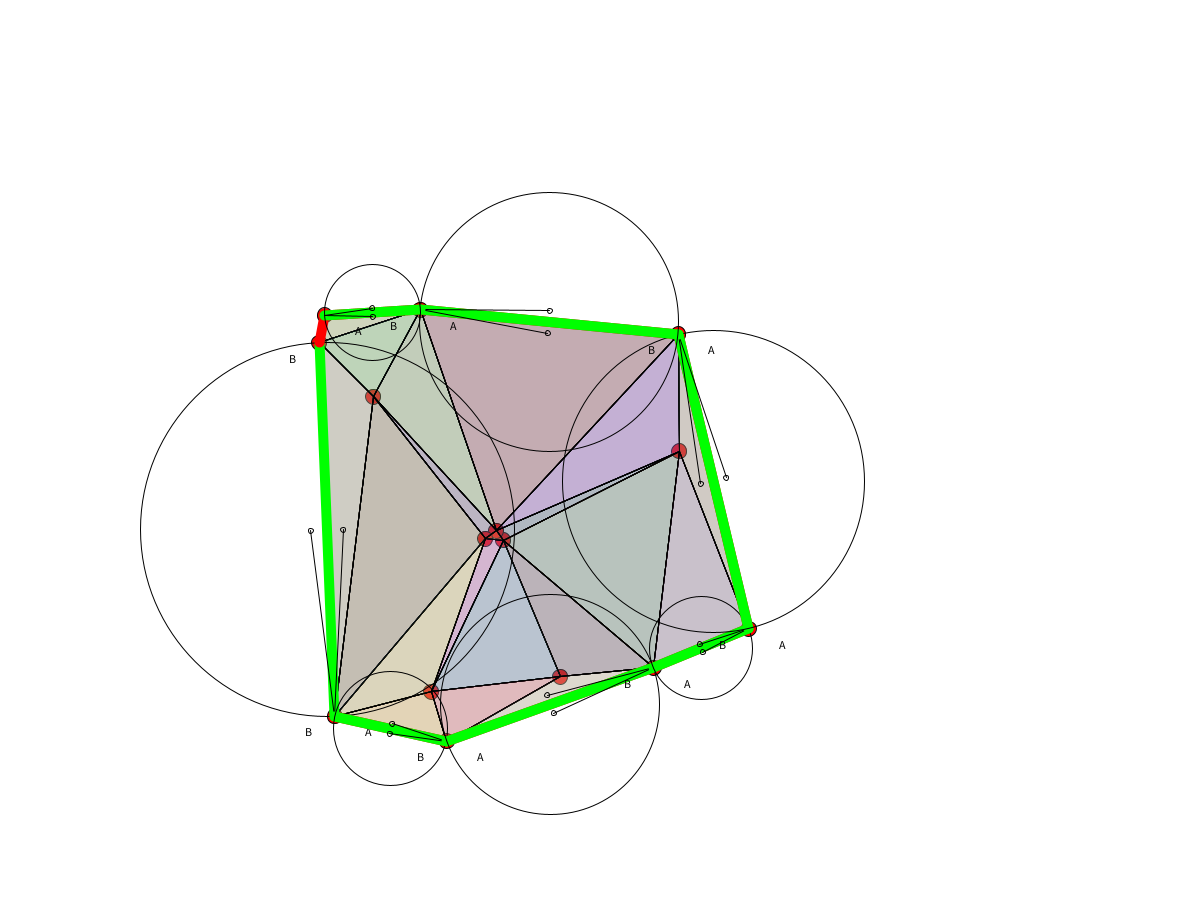
Frame 1 (no input)
Frame 60 (the mouse pressed at the canvas centre just before this capture): identical to frame 1, image omitted
Frame 120 (the mouse held since frame 60 and released just before this capture): identical to frame 1, image omitted

The Processing sketch that drew this single still picture (run headless with seeded random() and noise(); from frame 60 on, the mouse is pressed at the canvas centre):

// Processing sketch: delauney2D_BPA_0
// ── delauney2D_BPA_0.pde

boolean disInfo=false;
int disCounter=0;


ArrayList<pt>ptList;
ArrayList<pt[]>edgeList;
ArrayList<pt[]>triList;
ArrayList<pt[]>outEdgeList;
ArrayList<pt[]> travEdge;
boolean lock=false;
int locked_index;
pt locked_pt;

void setup(){
  size(1200,900);
  background(255);
  ptList=new ArrayList<pt>();
  edgeList=new ArrayList<pt[]>();
  outEdgeList=new ArrayList<pt[]>();  
  triList=new ArrayList<pt[]>();
  travEdge=new ArrayList<pt[]>();
  for(int i=0; i<10; i++){
    float x=random(300)+100;
    float y=random(300)+100;
    pt p=new pt(x,y);
    ptList.add(p);    
  }
  
  
  init();
}

void init(){
    genPts();
    displayPts();
    runCode(); 
    if(outEdgeList.size()>0){
      rollBall();
    }
}


void draw(){
// GOING THROUGH KEYPRESSED AND MOUSEPRESSED
}

void keyPressed(){
  if(key=='g'){    
    genPts();
    displayPts();
    runCode();    
  }  
  if(key=='b'){    
    if(outEdgeList.size()>0){
      rollBall();
    }
  }  
  if(key=='i'){    
    disCounter++;
    if(disCounter%2==0 && disCounter>0){
      disInfo=true;
    }
  }
}
void displayPts(){
  stroke(0);
  for(int i=0;i<ptList.size(); i++){
    pt P=ptList.get(i);
    //text(""+P.x+","+P.y,P.x,P.y);
    noFill();
    stroke(100,100,100);
    ellipse(P.x,P.y,15,15);
    stroke(0,0,0);
    fill(0);
    ellipse(P.x,P.y,5,5);
  }  
  if(disInfo==true){
        if(edgeList.size()>0){
          stroke(0);
          fill(0);
          text("edgeList = "+edgeList.size(),10,10);    
          for(int i=0; i<edgeList.size(); i++){
            pt p=edgeList.get(i)[0];
            pt q=edgeList.get(i)[1];
            pt r=new pt((p.x+q.x)/2, (p.y+q.y)/2);
            noStroke();
            fill(255);
            ellipse(r.x,r.y,25,25);
            stroke(0);
            fill(0);
            text(""+i,r.x-5,r.y+5);
          }
        }
        if(triList.size()>0){
          for(int i=0; i<triList.size(); i++){
            pt p=triList.get(i)[0];
            pt q=triList.get(i)[1];
            pt r=triList.get(i)[2];
            pt o=Centroid(p,q,r);
            noStroke();
            fill(255);
            ellipse(o.x,o.y,25,25);
            stroke(0);
            fill(0);
            text(""+i,o.x-5,o.y+5);
          }
        }
        if(outEdgeList.size()>0){
          text("outer Edge List = "+outEdgeList.size(),10,30);
          for(int i=0; i<outEdgeList.size(); i++){
              stroke(0);
              fill(0);        
              pt p=outEdgeList.get(i)[0];
              pt q=outEdgeList.get(i)[1];
              strokeWeight(15);
              stroke(255,0,0,150);
              line(p.x,p.y,q.x,q.y);
              strokeWeight(1);     
          }
        }    
  }
  noFill();
}


void mousePressed(){
  float x=mouseX;
  float y=mouseY;
  float r=50;
  for(int i=0; i<ptList.size(); i++){
    pt p0=ptList.get(i);
    if(dis(x,y,p0.x,p0.y)<25){
      lock=true;
      locked_pt=p0;
      locked_index=i;  
      stroke(255,255,255);
      fill(255,0,0,50);
      ellipse(p0.x,p0.y,20,20); 
    }
  }
}

public void mouseDragged(){
  if(lock==true){
    pt P=ptList.get(locked_index);
    P.x=(mouseX);
    P.y=(mouseY);  
    stroke(255,255,255);
    fill(255,0,0,50);
    ellipse(P.x,P.y,20,20);   
  }
  runCode();
  displayPts();
}

public double dis(float x, float y, float a, float b){
  double d=sqrt(sq(x-a) + sq(y-b));
  return d;
}
// ── BallRoll2d.pde
void rollBall(){  
  int idx=-1;
  float D=0;
  for(int i=0; i<outEdgeList.size(); i++){
    pt p=outEdgeList.get(i)[0];
    pt q=outEdgeList.get(i)[1];
    if(d(p,q)>D){
      D=d(p,q);
      idx=i;
    }
  }
  
  pt A=outEdgeList.get(idx)[0];
  pt B=outEdgeList.get(idx)[1];
  travEdge.clear();
  show(A,B,0);  
}

void show(pt A, pt B, int counter){
  counter++;
  int idx=-1;
  pt P=A;
  pt Q=B;
  for(int i=0; i<outEdgeList.size(); i++){
    pt p=outEdgeList.get(i)[0];
    pt q=outEdgeList.get(i)[1];
    if(d(A,p)<0.1 && d(B,q)>0.1){
      idx=i;
      P=q;
      Q=p;
      break;
    }else if(d(A,q)<0.1 && d(B,p)>0.1){
      idx=i;
      P=p;
      Q=q;
      break;
    }
  }
  float ang=angle(V(A,P));
  stroke(255,0,0);
  strokeWeight(10);
  line(A.x,A.y,P.x,P.y);
  strokeWeight(1);
  noFill();
  stroke(0,255,0);
  strokeWeight(10);
  line(A.x,A.y,B.x,B.y);
  strokeWeight(1);
  noFill();
  drawAnimation(A,B,P,Q);
  if(counter<outEdgeList.size()-1){
    show(P,Q, counter);
  }
}

void drawAnimation(pt A, pt B, pt P, pt Q){
  fill(0);
  text("A",A.x+30,A.y+20);
  text("B",B.x-30,B.y+20);
  noFill();
  pt p=P((A.x+B.x)/2,(A.y+B.y)/2);
  stroke(0);
  noFill();
  strokeWeight(1);
  ellipse(p.x,p.y,d(A,B), d(A,B));
  float a=angle(V(A,B));
  float b=angle(V(P,Q));
  float c=angle(V(A,P));
  float an=angle(V(A,B),V(A,p));
  float r=d(A,B)/2;
  
  float t0=((5)*PI/180);
  float t1=-((5)*PI/180);
  vec u=V(A,p);  
  pt c0=new pt(A.x,A.y).add(R(S(r,U(V(A,p))),t0));
  pt c1=new pt(A.x,A.y).add(R(S(r,U(V(A,p))),t1));
  ellipse(c0.x,c0.y,5,5);
  ellipse(c1.x,c1.y,5,5);
  line(A.x,A.y,c0.x,c0.y);    
  line(A.x,A.y,c1.x,c1.y);
      
  boolean ch0=checkPtinTriList(c0);
  boolean ch1=checkPtinTriList(c1);
  
  if(ch1==true){
    //pivotC(A,B,a*180/PI,an*180/PI);
    fill(0);
    //text("clockwise ",A.x,A.y);
    noFill();
  }else{
    //pivotAC(A,B,b*180/PI,a*180/PI);
    fill(0);
    //text("anti clockwise ",A.x,A.y);
    noFill();    
  } 
}

void pivotC(pt A, pt B, float a, float b){
 
}
void pivotAC(pt A, pt B, float a, float b){
  
}

boolean checkPtinTriList(pt c){
  boolean ch1=false;
  for(int i=0; i<triList.size(); i++){
    pt p0=triList.get(i)[0];
    pt q0=triList.get(i)[1];
    pt r0=triList.get(i)[2];
    boolean t9=ptInPoly(p0,q0,r0,c);
    if(t9==true){
      ch1=true;
    }
  }
  return ch1;
}
// ── pV.pde
//*****************************************************************************
// TITLE:         GEOMETRY UTILITIES IN 2D  
// DESCRIPTION:   Classes and functions for manipulating points, vectors, edges, triangles, quads, frames, and circular arcs  
// AUTHOR:        Prof Jarek Rossignac
// DATE CREATED:  September 2009
// EDITS:         Revised July 2011
//*****************************************************************************
//************************************************************************
//**** POINT CLASS
//************************************************************************
class pt { float x=0,y=0; 
  // CREATE
  pt () {}
  pt (float px, float py) {x = px; y = py;};

  // MODIFY
  pt setTo(float px, float py) {x = px; y = py; return this;};  
  pt setTo(pt P) {x = P.x; y = P.y; return this;}; 
  pt setToMouse() { x = mouseX; y = mouseY;  return this;}; 
  pt add(float u, float v) {x += u; y += v; return this;}                       // P.add(u,v): P+=<u,v>
  pt add(pt P) {x += P.x; y += P.y; return this;};                              // incorrect notation, but useful for computing weighted averages
  pt add(float s, pt P)   {x += s*P.x; y += s*P.y; return this;};               // adds s*P
  pt add(vec V) {x += V.x; y += V.y; return this;}                              // P.add(V): P+=V
  pt add(float s, vec V) {x += s*V.x; y += s*V.y; return this;}                 // P.add(s,V): P+=sV
  pt translateTowards(float s, pt P) {x+=s*(P.x-x);  y+=s*(P.y-y);  return this;};  // transalte by ratio s towards P
  pt scale(float u, float v) {x*=u; y*=v; return this;};
  pt scale(float s) {x*=s; y*=s; return this;}                                  // P.scale(s): P*=s
  pt scale(float s, pt C) {x*=C.x+s*(x-C.x); y*=C.y+s*(y-C.y); return this;}    // P.scale(s,C): scales wrt C: P=L(C,P,s);
  pt rotate(float a) {float dx=x, dy=y, c=cos(a), s=sin(a); x=c*dx+s*dy; y=-s*dx+c*dy; return this;};     // P.rotate(a): rotate P around origin by angle a in radians
  pt rotate(float a, pt G) {float dx=x-G.x, dy=y-G.y, c=cos(a), s=sin(a); x=G.x+c*dx+s*dy; y=G.y-s*dx+c*dy; return this;};   // P.rotate(a,G): rotate P around G by angle a in radians
  pt rotate(float s, float t, pt G) {float dx=x-G.x, dy=y-G.y; dx-=dy*t; dy+=dx*s; dx-=dy*t; x=G.x+dx; y=G.y+dy;  return this;};   // fast rotate s=sin(a); t=tan(a/2); 
  pt moveWithMouse() { x += mouseX-pmouseX; y += mouseY-pmouseY;  return this;}; 
     
  // DRAW , WRITE
  pt write() {print("("+x+","+y+")"); return this;};  // writes point coordinates in text window
  pt v() {vertex(x,y); return this;};  // used for drawing polygons between beginShape(); and endShape();
  pt show(float r) {ellipse(x, y, 2*r, 2*r); return this;}; // shows point as disk of radius r
  pt show() {show(3); return this;}; // shows point as small dot
  pt label(String s, float u, float v) {fill(0,0,0); text(s, x+u, y+v); noFill(); return this; };
  pt label(String s, vec V) {fill(0,0,0); text(s, x+V.x, y+V.y); noFill(); return this; };
  pt label(String s) {label(s,5,4); return this; };
  } // end of pt class

//************************************************************************
//**** VECTOR CLASS
//************************************************************************
class vec { float x=0,y=0; 
 // CREATE
  vec () {};
  vec (float px, float py) {x = px; y = py;};
 
 // MODIFY
  vec setTo(float px, float py) {x = px; y = py; return this;}; 
  vec setTo(vec V) {x = V.x; y = V.y; return this;}; 
  vec zero() {x=0; y=0; return this;}
  vec scaleBy(float u, float v) {x*=u; y*=v; return this;};
  vec scaleBy(float f) {x*=f; y*=f; return this;};
  vec reverse() {x=-x; y=-y; return this;};
  vec divideBy(float f) {x/=f; y/=f; return this;};
  vec normalize() {float n=sqrt(sq(x)+sq(y)); if (n>0.000001) {x/=n; y/=n;}; return this;};
  vec add(float u, float v) {x += u; y += v; return this;};
  vec add(vec V) {x += V.x; y += V.y; return this;};   
  vec add(float s, vec V) {x += s*V.x; y += s*V.y; return this;};   
  vec rotateBy(float a) {float xx=x, yy=y; x=xx*cos(a)-yy*sin(a); y=xx*sin(a)+yy*cos(a); return this;};
  vec left() {float m=x; x=-y; y=m; return this;};
 
  // OUTPUT VEC
  vec clone() {return(new vec(x,y));}; 

  // OUTPUT TEST MEASURE
  float norm() {return(sqrt(sq(x)+sq(y)));}
  boolean isNull() {return((abs(x)+abs(y)<0.000001));}
  float angle() {return(atan2(y,x)); }

  // DRAW, PRINT
  void write() {println("<"+x+","+y+">");};
  void showAt (pt P) {line(P.x,P.y,P.x+x,P.y+y); }; 
  void showArrowAt (pt P) {line(P.x,P.y,P.x+x,P.y+y); 
      float n=min(this.norm()/10.,height/50.); 
      pt Q=P(P,this); 
      vec U = S(-n,U(this));
      vec W = S(.3,R(U)); 
      beginShape(); Q.add(U).add(W).v(); Q.v(); Q.add(U).add(M(W)).v(); endShape(CLOSE); }; 
  void label(String s, pt P) {P(P).add(0.5,this).add(3,R(U(this))).label(s); };
  } // end vec class

//************************************************************************
//**** POINTS FUNCTIONS
//************************************************************************
// create 
pt P() {return P(0,0); };                                                                            // make point (0,0)
pt P(float x, float y) {return new pt(x,y); };                                                       // make point (x,y)
pt P(pt P) {return P(P.x,P.y); };                                                                    // make copy of point A
pt Mouse() {return P(mouseX,mouseY);};                                                                 // returns point at current mouse location
pt Pmouse() {return P(pmouseX,pmouseY);};                                                              // returns point at previous mouse location
pt ScreenCenter() {return P(width/2,height/2);}                                                        //  point in center of  canvas

// transform 
pt R(pt Q, float a) {float dx=Q.x, dy=Q.y, c=cos(a), s=sin(a); return new pt(c*dx+s*dy,-s*dx+c*dy); };  // Q rotated by angle a around the origin
pt R(pt Q, float a, pt C) {float dx=Q.x-C.x, dy=Q.y-C.y, c=cos(a), s=sin(a); return P(C.x+c*dx-s*dy, C.y+s*dx+c*dy); };  // Q rotated by angle a around point P
pt P(pt P, vec V) {return P(P.x + V.x, P.y + V.y); }                                                 //  P+V (P transalted by vector V)
pt P(pt P, float s, vec V) {return P(P,W(s,V)); }                                                    //  P+sV (P transalted by sV)
pt P(pt P, float u, vec U, float v, vec V) {return P(P.x+u*U.x+v*V.x, P.y+u*U.y+v*V.y); }            //  P+sV (P transalted by sV)
pt T(pt P, float s, vec V) {return P(P,W(s,V)); }                                                    //  P+sV (P transalted by sV)
pt MoveByDistanceTowards(pt P, float d, pt Q) { return P(P,d,U(V(P,Q))); };                          //  P+dU(PQ) (transLAted P by *distance* s towards Q)!!!
pt T(pt P, float d, pt Q) { return MoveByDistanceTowards(P,d,Q); };                                  // T(P,s,Q): P+sU(PQ) (transalted P by distance s towards Q)

// average 
pt P(pt A, pt B) {return P((A.x+B.x)/2.0,(A.y+B.y)/2.0); };                                          // (A+B)/2 (average)
pt P(pt A, pt B, pt C) {return P((A.x+B.x+C.x)/3.0,(A.y+B.y+C.y)/3.0); };                            // (A+B+C)/3 (average)
pt P(pt A, pt B, pt C, pt D) {return P(P(A,B),P(C,D)); };                                            // (A+B+C+D)/4 (average)

// weighted average 
pt P(float a, pt A) {return P(a*A.x,a*A.y);}                                                      // aA  
pt P(float a, pt A, float b, pt B) {return P(a*A.x+b*B.x,a*A.y+b*B.y);}                              // aA+bB, (a+b=1) 
pt P(float a, pt A, float b, pt B, float c, pt C) {return P(a*A.x+b*B.x+c*C.x,a*A.y+b*B.y+c*C.y);}   // aA+bB+cC 
pt P(float a, pt A, float b, pt B, float c, pt C, float d, pt D){return P(a*A.x+b*B.x+c*C.x+d*D.x,a*A.y+b*B.y+c*C.y+d*D.y);} // aA+bB+cC+dD 

// LERP
pt L(pt A, pt B, float t) {return P(A.x+t*(B.x-A.x),A.y+t*(B.y-A.y));}
    
// measure 
boolean isSame(pt A, pt B) {return (A.x==B.x)&&(A.y==B.y) ;}                                         // A==B
boolean isSame(pt A, pt B, float e) {return ((abs(A.x-B.x)<e)&&(abs(A.y-B.y)<e));}                   // ||A-B||<e
float d(pt P, pt Q) {return sqrt(d2(P,Q));  };                                                       // ||AB|| (Distance)
float d2(pt P, pt Q) {return sq(Q.x-P.x)+sq(Q.y-P.y); };                                             // AB*AB (Distance squared)

//************************************************************************
//**** VECTOR FUNCTIONS
//************************************************************************
// create 
vec V(vec V) {return new vec(V.x,V.y); };                                                             // make copy of vector V
vec V(pt P) {return new vec(P.x,P.y); };                                                              // make vector from origin to P
vec V(float x, float y) {return new vec(x,y); };                                                      // make vector (x,y)
vec V(pt P, pt Q) {return new vec(Q.x-P.x,Q.y-P.y);};                                                 // PQ (make vector Q-P from P to Q
vec U(vec V) {float n = n(V); if (n==0) return new vec(0,0); else return new vec(V.x/n,V.y/n);};      // V/||V|| (Unit vector : normalized version of V)
vec U(pt P, pt Q) {return U(V(P,Q));};                                                                // PQ/||PQ| (Unit vector : from P towards Q)
vec MouseDrag() {return new vec(mouseX-pmouseX,mouseY-pmouseY);};                                      // vector representing recent mouse displacement

// weighted sum 
vec W(float s,vec V) {return V(s*V.x,s*V.y);}                                                      // sV
vec W(vec U, vec V) {return V(U.x+V.x,U.y+V.y);}                                                   // U+V 
vec W(vec U,float s,vec V) {return W(U,S(s,V));}                                                   // U+sV
vec W(float u, vec U, float v, vec V) {return W(S(u,U),S(v,V));}                                   // uU+vV ( Linear combination)

// transformed 
vec R(vec V) {return new vec(-V.y,V.x);};                                                             // V turned right 90 degrees (as seen on screen)
vec R(vec V, float a) {float c=cos(a), s=sin(a); return(new vec(V.x*c-V.y*s,V.x*s+V.y*c)); };                                     // V rotated by a radians
vec S(float s,vec V) {return new vec(s*V.x,s*V.y);};                                                  // sV
vec Reflection(vec V, vec N) { return W(V,-2.*dot(V,N),N);};                                          // reflection
vec M(vec V) { return V(-V.x,-V.y); }                                                                  // -V

// Interpolation 
vec L(vec U, vec V, float s) {return new vec(U.x+s*(V.x-U.x),U.y+s*(V.y-U.y));};                      // (1-s)U+sV (Linear interpolation between vectors)
vec S(vec U, vec V, float s) {float a = angle(U,V); vec W = R(U,s*a); float u = n(U), v=n(V); return W(pow(v/u,s),W); } // steady interpolation from U to V
vec slerp(vec U, float t, vec V) {float a = angle(U,V); float b=sin((1.-t)*a),c=sin(t*a),d=sin(a); return W(b/d,U,c/d,V); } // UNIT vectors ONLY!

// measure 
float dot(vec U, vec V) {return U.x*V.x+U.y*V.y; }                                                     // dot(U,V): U*V (dot product U*V)
//float det(vec U, vec V) {return dot(R(U),V); }                                                         // det | U V | = scalar cross UxV
float det(vec U, vec V) {return U.x*V.y-U.y*V.x; }
float n(vec V) {return sqrt(dot(V,V));};                                                               // n(V): ||V|| (norm: length of V)
float n2(vec V) {return sq(V.x)+sq(V.y);};                                                             // n2(V): V*V (norm squared)
boolean parallel (vec U, vec V) {return dot(U,R(V))==0; }; 
float angle (vec U, vec V) {return atan2(det(U,V),dot(U,V)); };                                   // angle <U,V> (between -PI and PI)
float angle(vec V) {return(atan2(V.y,V.x)); };                                                       // angle between <1,0> and V (between -PI and PI)
float angle(pt A, pt B, pt C) {return  angle(V(B,A),V(B,C)); }                                       // angle <BA,BC>
float turnAngle(pt A, pt B, pt C) {return  angle(V(A,B),V(B,C)); }                                   // angle <AB,BC> (positive when right turn as seen on screen)
int toDeg(float a) {return int(a*180/PI);}                                                           // convert radians to degrees
float toRad(float a) {return(a*PI/180);}                                                             // convert degrees to radians 
float positive(float a) { if(a<0) return a+TWO_PI; else return a;}                                   // adds 2PI to make angle positive



//************************************************************************
//**** DISPLAY
//************************************************************************
// point / polygon
void show(pt P, float r) {ellipse(P.x, P.y, 2*r, 2*r);};                                             // draws circle of center r around P
void show(pt P) {ellipse(P.x, P.y, 6,6);};                                                           // draws small circle around point

// edge / arrow
void edge(pt P, pt Q) {line(P.x,P.y,Q.x,Q.y); };                                                      // draws edge (P,Q)
void arrow(pt P, pt Q) {arrow(P,V(P,Q)); }                                                            // draws arrow from P to Q
void show(pt P, vec V) {line(P.x,P.y,P.x+V.x,P.y+V.y); }                                              // show V as line-segment from P 
void show(pt P, float s, vec V) {show(P,S(s,V));}                                                     // show sV as line-segment from P 
void arrow(pt P, float s, vec V) {arrow(P,S(s,V));}                                                   // show sV as arrow from P 
void arrow(pt P, vec V, String S) {arrow(P,V); P(P(P,0.70,V),15,R(U(V))).label(S,V(-5,4));}       // show V as arrow from P and print string S on its side
void arrow(pt P, vec V) {show(P,V);  float n=n(V); if(n<0.01) return; float s=max(min(0.2,20./n),6./n);       // show V as arrow from P 
     pt Q=P(P,V); vec U = S(-s,V); vec W = R(S(.3,U)); beginShape(); v(P(P(Q,U),W)); v(Q); v(P(P(Q,U),-1,W)); endShape(CLOSE);}; 

// triangle, polygon
void v(pt P) {vertex(P.x,P.y);};                                                                     // vertex for drawing polygons between beginShape() and endShape()
void show(pt A, pt B, pt C)  {beginShape();  A.v(); B.v(); C.v(); endShape(CLOSE);}                   // render triangle A, B, C
void show(pt A, pt B, pt C, pt D)  {beginShape();  A.v(); B.v(); C.v(); D.v(); endShape(CLOSE);}      // render quad A, B, C, D

// text
void label(pt P, String S) {text(S, P.x-4,P.y+6.5); }                                                 // writes string S next to P on the screen ( for example label(P[i],str(i));)
void label(pt P, vec V, String S) {text(S, P.x-3.5+V.x,P.y+7+V.y); }                                  // writes string S at P+V
// ── util.pde
void runCode(){
  outEdgeList.clear();
  edgeList.clear();
  triList.clear();
  background(255); noFill();
  for(int i=0; i<ptList.size(); i++){
    pt p=ptList.get(i); 
    fill(255,0,0);
    ellipse(p.x,p.y,15,15);
    noFill();
  }
  ArrayList<pt[]>nPtList=new ArrayList<pt[]>();
  nPtList.clear();
  for(int i=0; i<ptList.size(); i++){
    pt p=ptList.get(i);
    for(int j=0; j<ptList.size(); j++){
      pt q=ptList.get(j);
      if(d(p,q)>0){
        for(int k=0; k<ptList.size(); k++){
          pt r=ptList.get(k); float d0=d(p,r); float d1=d(q,r);
          if(d0>0 && d1>0){
            pt[] ptArr=new pt[3]; ptArr[0]=p; ptArr[1]=q; ptArr[2]=r; nPtList.add(ptArr);
          }
        }
      }
    }
  }
  ArrayList<pt[]>fPtList=new ArrayList<pt[]>();
  fPtList.clear();
  for(int i=0; i<nPtList.size(); i++){
    pt p=nPtList.get(i)[0];pt q=nPtList.get(i)[1];pt r=nPtList.get(i)[2];
    pt o=CircumCenter(p,q,r); float di=d(o,p)*2;
    boolean g=false;int sum=0;
    for(int j=0; j<ptList.size(); j++){
      pt t=ptList.get(j);   
      float d0=d(p,t); float d1=d(q,t); float d2=d(r,t); float dr=d(o,t)*2;
      if(dr<di && d0>0.1 && d1>0.1 && d2>0.1){
        g=true; sum++;
      }
    }
    if(g==false && sum<1){
      pt[] tPtArr=new pt[3]; tPtArr[0]=p; tPtArr[1]=q; tPtArr[2]=r;      
      fPtList.add(tPtArr);
    }    
  }  
  for(int i=0; i<fPtList.size(); i++){
    pt p=fPtList.get(i)[0]; 
    pt q=fPtList.get(i)[1]; 
    pt r=fPtList.get(i)[2]; 
    pt o=CircumCenter(p,q,r);
    float di=d(p,o)*2;
    noFill();
    stroke(0);
    int re=int(random(255));
    int gr=int(random(255));
    int bl=int(random(255));
    fill(re,gr,bl,25);
    //ellipse(o.x,o.y,di,di);
    PShape s=createShape();
    s.beginShape();
    s.vertex(p.x,p.y);
    s.vertex(q.x,q.y);
    s.vertex(r.x,r.y);
    s.endShape();
    shape(s);
    conEdges(p,q,r);
    conTri(p,q,r);    
  }   
  plotOuterEdges();
}

void conTri(pt a, pt b, pt c){
  boolean t=false;
  if(triList.size()>0){
    for(int i=0; i<triList.size(); i++){
      pt p=triList.get(i)[0];
      pt q=triList.get(i)[1];
      pt r=triList.get(i)[2];      
      if( (d(a,p)<0.1) || (d(a,q)<0.1) || (d(a,r)<0.1) ){
        if( (d(b,p)<0.1) || (d(b,q)<0.1) || (d(b,r)<0.1) ){
          if( (d(c,p)<0.1) || (d(c,q)<0.1) || (d(c,r)<0.1) ){
            t=true; // already exists
          }
        }
      }
    }    
  }
  if(t==false){
    pt[] tri=new pt[3];
    tri[0]=a;
    tri[1]=b;
    tri[2]=c;
    triList.add(tri);
  }
}

void plotOuterEdges(){
  for (int i=0; i<edgeList.size(); i++){
    boolean t=false;
    int sum=0;
    pt a=edgeList.get(i)[0];
    pt b=edgeList.get(i)[1];
    for(int j=0 ; j<triList.size(); j++){
      pt p=triList.get(j)[0];
      pt q=triList.get(j)[1];
      pt r=triList.get(j)[2];
      if( (d(a,p)<0.1) || (d(a,q)<0.1) || (d(a,r)<0.1) ){
        if( (d(b,p)<0.1) || (d(b,q)<0.1) || (d(b,r)<0.1) ){          
            t=true; // already exists
            sum++;
        }
      }
    }
    if(sum<2){
      outEdgeList.add(edgeList.get(i));
    }
  }
}

boolean checkEdge(pt p, pt q, pt r, pt o){
  pt pq=new pt((p.x+q.x)/2, (p.y+q.y)/2);
  pt pr=new pt((p.x+r.x)/2, (p.y+r.y)/2);
  pt qr=new pt((q.x+r.x)/2, (q.y+r.y)/2);
  pt pqo=new pt(o.x,o.y).add(S(d(o,pq)*1.5,U(V(o,pq))));
  pt pro=new pt(o.x,o.y).add(S(d(o,pr)*1.5,U(V(o,pr))));
  pt qro=new pt(o.x,o.y).add(S(d(o,qr)*1.5,U(V(o,qr))));
  boolean t=true;
  int sum=0;
  if(triList.size()>0){
    for (int i=0; i<triList.size(); i++){
      pt a=triList.get(i)[0];
      pt b=triList.get(i)[1];
      pt c=triList.get(i)[2];
      boolean t0=ptInPoly(a,b,c,pqo);
      boolean t1=ptInPoly(a,b,c,pro);
      boolean t2=ptInPoly(a,b,c,qro);
      if( t0==true || t1==true || t2==true){
        sum++;
      }
    }
  }
  if(sum<3){
    return true;//outside
  }else{
    return false;//inside
  }
}

void conEdges(pt p, pt q, pt r){   
    boolean pq=true;
    boolean pr=true;
    boolean qr=true;    
    if(edgeList.size()>0){
      for (int i=0; i<edgeList.size(); i++){
        pt a=edgeList.get(i)[0];
        pt b=edgeList.get(i)[1];
        if(d(p,a)<0.1 || d(p,b)<0.1){
          if(d(q,a)<0.1 || d(q,b)<0.1){
            pq=false;
          }  
        }
        if(d(p,a)<0.1 || d(p,b)<0.1){
          if(d(r,a)<0.1 || d(r,b)<0.1){
            pr=false;
          }  
        }
        if(d(r,a)<0.1 || d(r,b)<0.1){
          if(d(r,a)<0.1 || d(r,b)<0.1){
            qr=false;
          }  
        }
      }
    }
    if(pq==true){
      pt[] epq=new pt[2];
      epq[0]=p;
      epq[1]=q;
      edgeList.add(epq);
    }
    if(pr==true){
      pt[] epr=new pt[2];
      epr[0]=p;
      epr[1]=r;
      edgeList.add(epr);
    }
    if(qr==true){
      pt[] eqr=new pt[2];
      eqr[0]=q;
      eqr[1]=r;
      edgeList.add(eqr);
    }
}

void genPts(){
  ptList.clear();
  for(int i=0; i<15; i++){
    float x=random(500)+300;
    float y=random(500)+300;
    pt p=new pt(x,y);
    ptList.add(p);
  }
}


pt CircumCenter(pt A, pt B, pt C){
  pt H=new pt((A.x+C.x)/2,(A.y+C.y)/2);
  pt M=new pt((A.x+B.x)/2,(A.y+B.y)/2);
  vec AH=V(A,H);
  vec AM=V(A,M);
  vec V=U(R(V(A,B)));
  float s=(dot(AH,AH)-dot(AM,AH))/(dot(V,AH));
  pt P=new pt(M.x,M.y).add(S(s,V));
  return P;
}



pt Centroid(pt A, pt B, pt C){
  pt H=new pt((A.x+B.x+C.x)/3,(A.y+B.y+C.y)/3);
  return H;
}


boolean ptInPoly(pt p ,pt q, pt r, pt o){
  float AR=heron(p,q,r);  
  float sum=0;
  sum+=heron(o,p,q);
  sum+=heron(o,p,r);
  sum+=heron(o,r,q);
  //sum=AR;
  boolean t=false;
  if(abs(sum-AR)<0.1){
    t=true; //in poly
  }else{
    t=false; //not in poly
  }
  fill(0);
  noFill();
  return t;
}

float heron(pt a, pt b, pt c){
  float l=d(a,b);
  float m=d(a,c);
  float n=d(c,b);
  float s=(l+m+n)/2;
  float ar=sqrt(s*(s-l)*(s-m)*(s-n));
  //println(l+","+m+","+n+","+s+","+ar);
  return ar;
}
